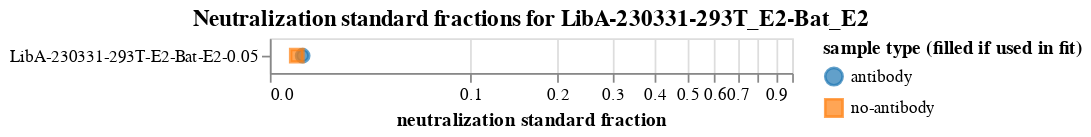

Notebook code for this chart:
### Markdown cell above
Plot the neutralization standard fractions for each sample:

### Code cell
neut_standard_fracs_chart = (
    alt.Chart(
        neut_standard_fracs.rename(
            columns={"antibody_frac": "antibody", "no-antibody_frac": "no-antibody"}
        ).melt(
            id_vars=["sample", "use_in_fit", "concentration"],
            value_vars=["antibody", "no-antibody"],
            var_name="sample type",
            value_name="neutralization standard fraction",
        )
    )
    .encode(
        x=alt.X(
            "neutralization standard fraction",
            scale=alt.Scale(type="symlog", constant=0.04, domainMax=1),
        ),
        y=alt.Y("sample", sort=alt.SortField("concentration"), title=None),
        shape=alt.Shape("sample type", title="sample type (filled if used in fit)"),
        stroke=alt.Color(
            "sample type", scale=alt.Scale(range=["#1F77B4FF", "#FF7F0EFF"])
        ),
        color=alt.Color(
            "sample type", scale=alt.Scale(range=["#1F77B4FF", "#FF7F0EFF"])
        ),
        fillOpacity=alt.Opacity(
            "use_in_fit",
            scale=alt.Scale(domain=[True, False], range=[1, 0]),
        ),
        tooltip=[
            "sample",
            alt.Tooltip("concentration", format=".3g"),
            alt.Tooltip("neutralization standard fraction", format=".3g"),
        ],
    )
    .mark_point(filled=True, size=50)
    .configure_axis(labelLimit=500)
    .properties(title=f"Neutralization standard fractions for {selection}")
)

neut_standard_fracs_chart

### Figure 1 — Vega-Lite specification as saved in the notebook (floating-point values rounded to 4 significant figures)
{"config": {"view": {"continuousWidth": 300, "continuousHeight": 300}, "axis": {"labelLimit": 500}}, "data": {"name": "data-be5079ec8182babfd5906f920778a873"}, "mark": {"type": "point", "filled": true, "size": 50}, "encoding": {"color": {"field": "sample type", "scale": {"range": ["#1F77B4FF", "#FF7F0EFF"]}, "type": "nominal"}, "fillOpacity": {"field": "use_in_fit", "scale": {"domain": [true, false], "range": [1, 0]}, "type": "nominal"}, "shape": {"field": "sample type", "title": "sample type (filled if used in fit)", "type": "nominal"}, "stroke": {"field": "sample type", "scale": {"range": ["#1F77B4FF", "#FF7F0EFF"]}, "type": "nominal"}, "tooltip": [{"field": "sample", "type": "nominal"}, {"field": "concentration", "format": ".3g", "type": "quantitative"}, {"field": "neutralization standard fraction", "format": ".3g", "type": "quantitative"}], "x": {"field": "neutralization standard fraction", "scale": {"constant": 0.04, "domainMax": 1, "type": "symlog"}, "type": "quantitative"}, "y": {"field": "sample", "sort": {"field": "concentration"}, "title": null, "type": "nominal"}}, "title": "Neutralization standard fractions for LibA-230331-293T_E2-Bat_E2", "$schema": "https://vega.github.io/schema/vega-lite/v5.8.0.json", "datasets": {"data-be5079ec8182babfd5906f920778a873": [{"sample": "LibA-230331-293T-E2-Bat-E2-0.05", "use_in_fit": true, "concentration": 0.05, "sample type": "antibody", "neutralization standard fraction": 0.009081}, {"sample": "LibA-230331-293T-E2-Bat-E2-0.05", "use_in_fit": true, "concentration": 0.05, "sample type": "no-antibody", "neutralization standard fraction": 0.007321}]}}
